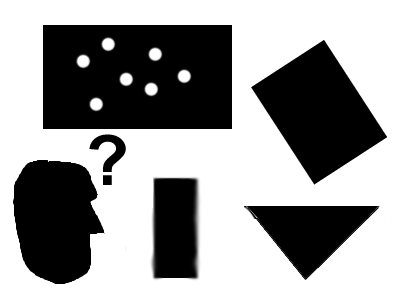
#> input picture pic1.png, 400 x 300 px
$ python 60_37_OpenCV_Detect_Corners_Harris.py
#> lines starting #> are read from the running program, lines starting #| are printed output that depends on the picture; after the words box and inside, x2 and y2 are one past the last pixel; in counts of white or black regions, pixels touching at a corner belong together
import numpy as np
import cv2

image = cv2.imread("pic1.png")
#> image is the input picture: shape (300, 400, 3); mean B, G, R 154.1, 154.1, 154.1

cv2.imshow('image', image)
gray = cv2.cvtColor(image, cv2.COLOR_BGR2GRAY)

gray = np.float32(gray)
dst = cv2.cornerHarris(gray, 2, 3, 0.04)
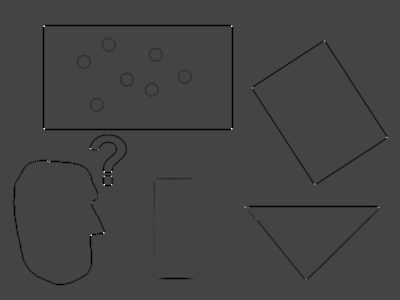
#> dst: shape (300, 400) float32; min -169130016, max 458335776, mean -3091635.8; drawn with min black and max white

det = cv2.dilate(dst, None)
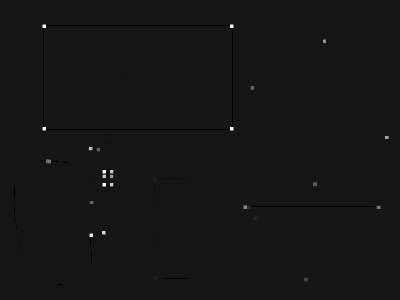
#> det: shape (300, 400) float32; min -42282504, max 458335776, mean 404290.9; drawn with min black and max white

image[dst > 0.01 * dst.max()] = [0, 0, 255]
#> image: shape (300, 400, 3); 0.1% of pixels changed, all inside (x1, y1, x2, y2) = (43, 25, 388, 281)

cv2.imshow('dst', image)

if cv2.waitKey(0) & 0xff == 27:
#> (key Esc is pressed here)
    cv2.destroyAllWindows()

$ run again, with chessboard.png copied over pic1.png
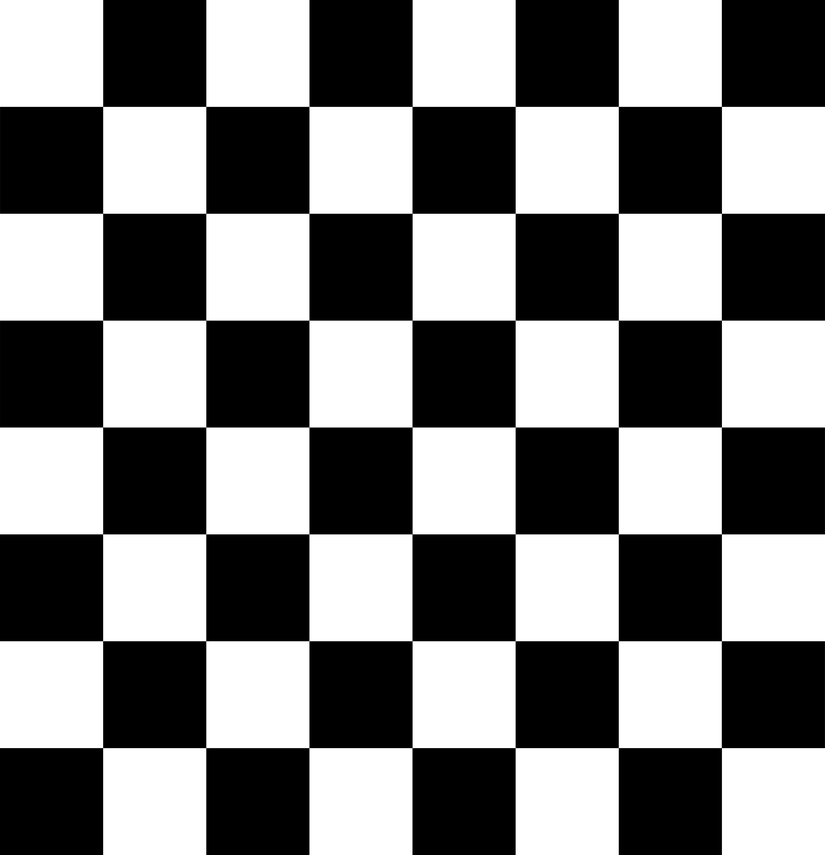
#> input picture chessboard.png, 825 x 855 px, shrunk from 3595 x 3723 before the run
#> image is the input picture: shape (855, 825, 3); min 0, max 255, mean 127.5
#> `det = cv2.dilate(dst, None)`:
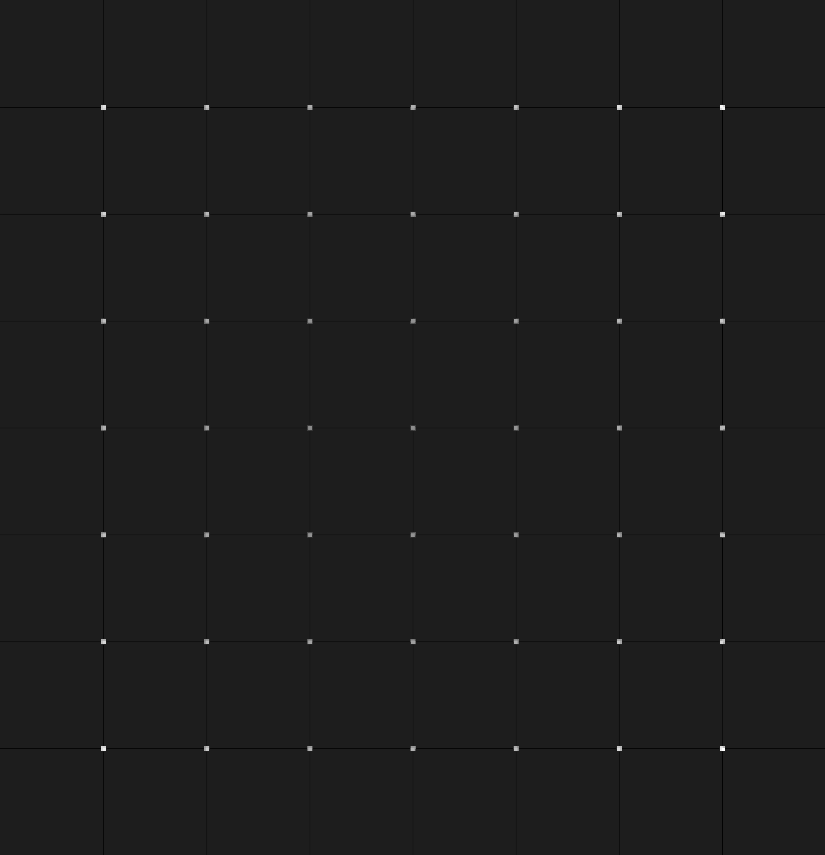
#> det: shape (855, 825) float32; min -27567748, max 213834368, mean 38847.4; drawn with min black and max white
#> `image[dst > 0.01 * dst.max()] = [0, 0, 255]`:
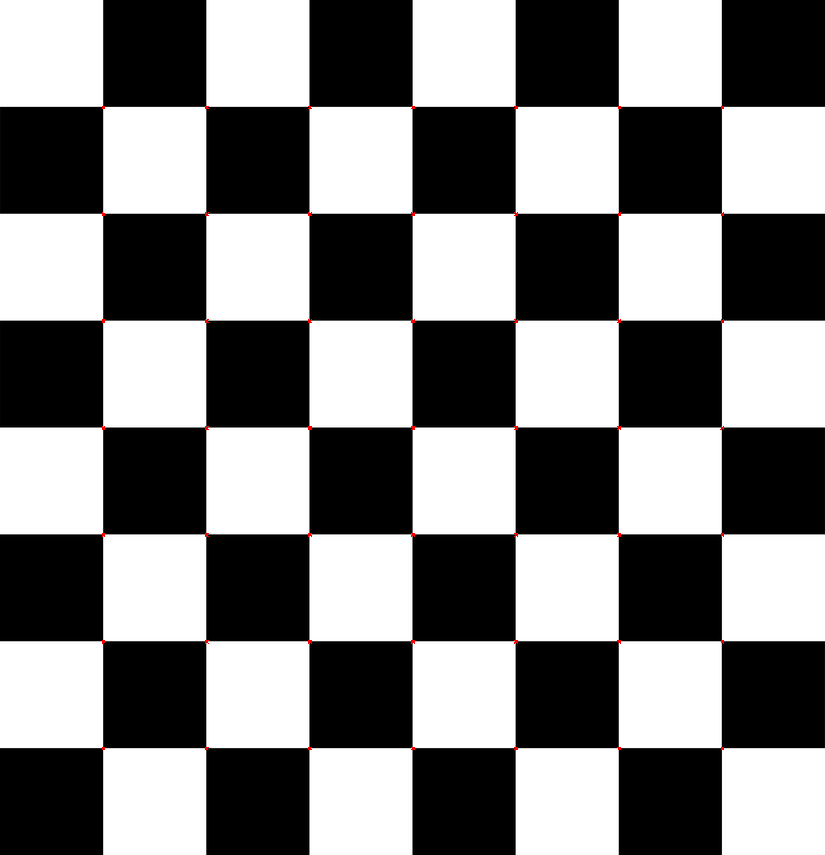
#> image: shape (855, 825, 3); 0.08% of pixels changed, all inside (x1, y1, x2, y2) = (102, 106, 724, 750)
